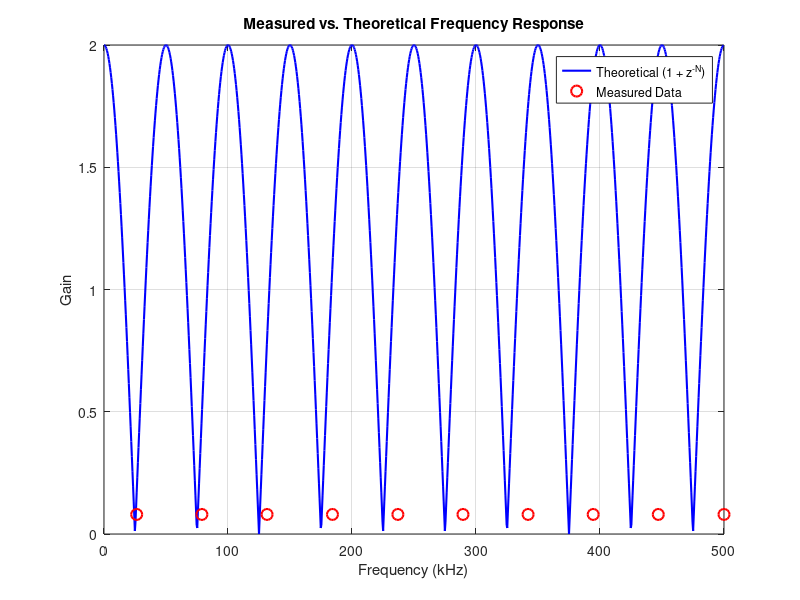
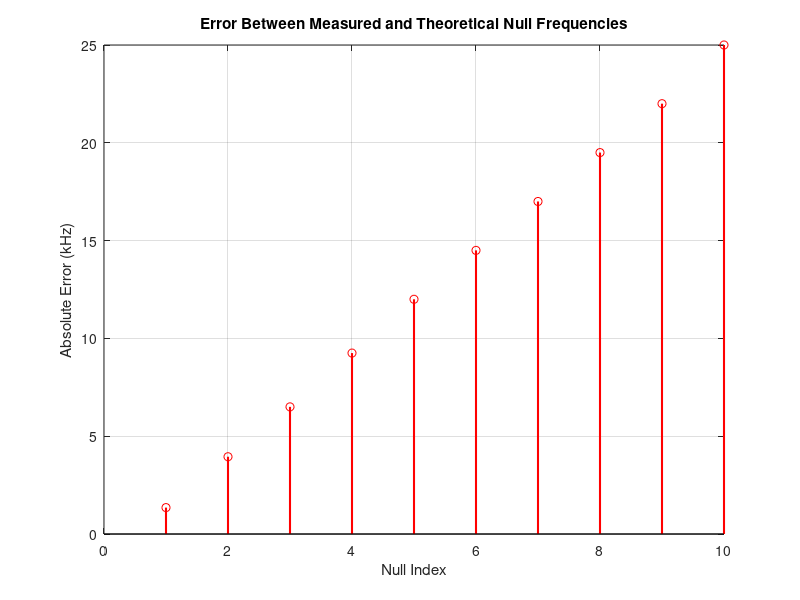

MATLAB code to generate these figures, in order:
% === Theoretical Filter Parameters ===
N = 20;                        % Delay in samples
b = [1, zeros(1, N-1), 1];     % Numerator coefficients: 1 + z^-N
a = 1;                         % Denominator (FIR filter)
c = 2^10;                      % Number of frequency points
fs = 1e6;                      % Sampling frequency in Hz

% Frequency response of theoretical filter
[h, w] = freqz(b, a, c, fs);   % w is in Hz

% === Measured Data ===
freq_khz_meas = [26.35, 78.95, 131.5, 184.25, 237, 289.5, 342, 394.5, 447, 500];
gain_meas = [0.08, 0.08, 0.08, 0.08, 0.08, 0.08, 0.08, 0.08, 0.08, 0.08];

% === Plotting ===
figure;
plot(w/1000, abs(h), 'b-', 'LineWidth', 1.5); hold on;   % Theoretical
plot(freq_khz_meas, gain_meas, 'ro', 'MarkerSize', 8, 'LineWidth', 1.5); % Measured

xlabel('Frequency (kHz)');
ylabel('Gain');
title('Measured vs. Theoretical Frequency Response');
legend('Theoretical (1 + z^{-N})', 'Measured Data', 'Location', 'Best');
grid on;


% Theoretical null frequencies
k = 0:9;
f_null_theoretical = (2*k + 1) * fs / (2*N) / 1000;  % in kHz

% Measured frequencies
f_measured = freq_khz_meas;

% Absolute error
abs_error = abs(f_measured - f_null_theoretical);

% Plot error
figure;
stem(1:10, abs_error, 'r', 'LineWidth', 1.5);
xlabel('Null Index');
ylabel('Absolute Error (kHz)');
title('Error Between Measured and Theoretical Null Frequencies');
grid on;
